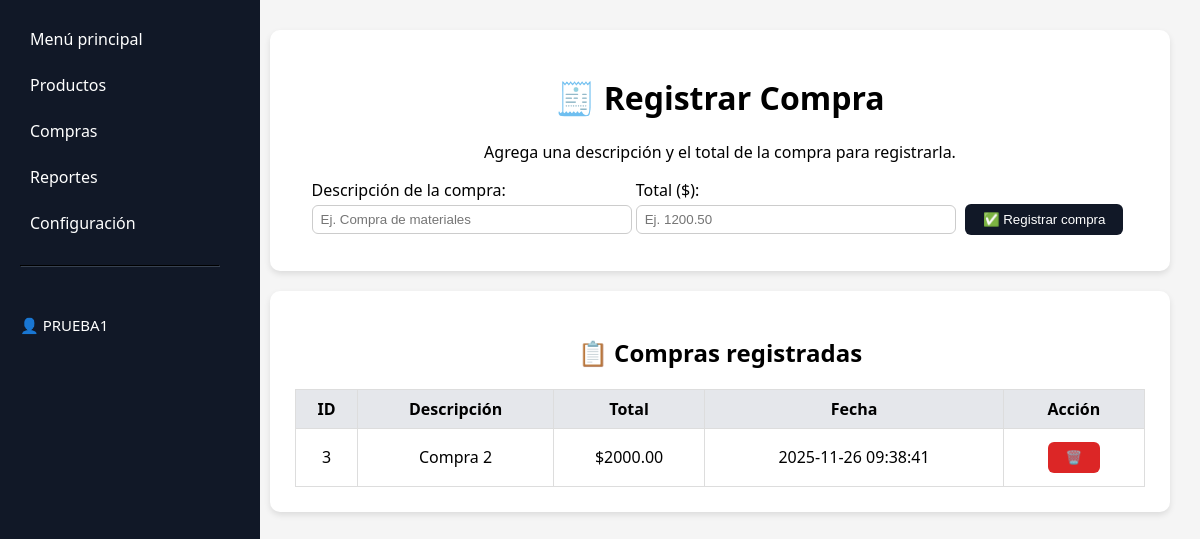
/ventas (signed in), run on the app's committed database.
### tables this page shows
CREATE TABLE ventas (
    id INTEGER PRIMARY KEY AUTOINCREMENT,
    descripcion TEXT NOT NULL,
    total REAL NOT NULL,
    fecha TEXT NOT NULL
);

### app.py (the view)
    def wrapper(*args, **kwargs):
        if "usuario_id" not in session:
            flash("🔐 Inicia sesión para continuar")
            return redirect(url_for("login"))
        return func(*args, **kwargs)

### app.py (called while the page is built, shortened)
def t(key: str) -> str:
    lang = session.get("lang", "es")
    return IDIOMAS.get(lang, IDIOMAS["es"]).get(key, key)

def conexion():
    os.makedirs("data", exist_ok=True)
    conn = sqlite3.connect("data/ventas.db")
    return conn

def login_requerido(func):
    def wrapper(*args, **kwargs):
        if "usuario_id" not in session:
            flash("🔐 Inicia sesión para continuar")
            return redirect(url_for("login"))
        return func(*args, **kwargs)
    wrapper.__name__ = func.__name__
    return wrapper

@app.route("/ventas", methods=["GET", "POST"])
@login_requerido
def ventas():
    conn = conexion()
    cur = conn.cursor()
    cur.execute("SELECT id, descripcion, total, fecha FROM ventas ORDER BY fecha DESC")
    datos = cur.fetchall()
    conn.close()
    return render_template("ventas.html", ventas=datos)

### templates/ventas.html (shortened to what this page needs)
{% extends "base.html" %}
{% block content %}
<div class="card center">
    <h1>🧾 {{ t("sales_title") }}</h1>
    <p>{{ t("sales_desc") }}</p>
    <form method="POST">
        <div class="form-group">
            <label>{{ t("sales_label_desc") }}</label><br>
            <input type="text" name="descripcion" placeholder="Ej. Compra de materiales" required>
        </div>
        <div class="form-group">
            <label>{{ t("sales_label_total") }}</label><br>
            <input type="number" step="0.01" name="total" placeholder="Ej. 1200.50" required>
        </div>
        <button type="submit">✅ {{ t("btn_register_sale") }}</button>
    </form>
</div>
<div class="card center">
    <h2>📋 {{ t("sales_list_title") }}</h2>
    <table>
        <thead>
            <tr>
                <th>{{ t("sales_table_id") }}</th>
                <th>{{ t("sales_table_desc") }}</th>
                <th>{{ t("sales_table_total") }}</th>
                <th>{{ t("sales_table_date") }}</th>
                <th>{{ t("sales_table_action") }}</th>
            </tr>
        </thead>
        <tbody>
            {% if ventas %}
                {% for v in ventas %}
                <tr>
                    <td>{{ v[0] }}</td>
                    <td>{{ v[1] }}</td>
                    <td>${{ "%.2f"|format(v[2]) }}</td>
                    <td>{{ v[3] }}</td>
                    <td>
                        <form action="{{ url_for('eliminar_venta', id=v[0]) }}"
                              method="POST" onsubmit="return confirmarEliminacion()">
                            <button type="submit" style="background:#dc2626;">🗑️</button>
                        </form>
                    </td>
                </tr>
                {% endfor %}
            {% else %}
                <tr><td colspan="5">{{ t("sales_none") }}</td></tr>
            {% endif %}
        </tbody>
    </table>
</div>
{% endblock %}

### static/styles.css (style rules this page uses)
body { font-family: "Segoe UI", sans-serif; background-color: #f5f5f5; margin: 0; padding: 0; }
.card { background: white; border-radius: 10px; box-shadow: 0 3px 6px rgba(0, 0, 0, 0.1); padding: 25px; margin-bottom: 20px; }
.center { text-align: center; }
button { background-color: #111827; color: white; border: none; padding: 8px 18px; border-radius: 6px; cursor: pointer; margin: 5px; }
table { width: 100%; border-collapse: collapse; margin-top: 15px; }
th, td { border: 1px solid #ddd; padding: 8px; text-align: center; }
th { background-color: #e5e7eb; }
.form-group { margin-bottom: 12px; text-align: left; display: inline-block; width: 100%; max-width: 320px; }
input[type="text"], input[type="number"], input[type="email"], input[type="password"], select, textarea { width: 100%; padding: 6px 8px; border-radius: 6px; border: 1px solid #ccc; margin-top: 4px; box-sizing: border-box; }

### data on the page
ventas: id "3", descripcion "Compra 2", total "2000.00", fecha "2025-11-26 09:38:41"

### other printed values
{{ t("menu_home") }} "Menú principal"
{{ t("menu_products") }} "Productos"
{{ t("menu_sales") }} "Compras"
{{ t("menu_reports") }} "Reportes"
{{ t("menu_settings") }} "Configuración"
{{ session["usuario_nombre"] }} "PRUEBA1"
{{ t("sales_title") }} "Registrar Compra"
{{ t("sales_desc") }} "Agrega una descripción y el total de la compra para registrarla."
{{ t("sales_label_desc") }} "Descripción de la compra:"
{{ t("sales_label_total") }} "Total ($):"
{{ t("btn_register_sale") }} "Registrar compra"
{{ t("sales_list_title") }} "Compras registradas"
{{ t("sales_table_id") }} "ID"
{{ t("sales_table_desc") }} "Descripción"
{{ t("sales_table_total") }} "Total"
